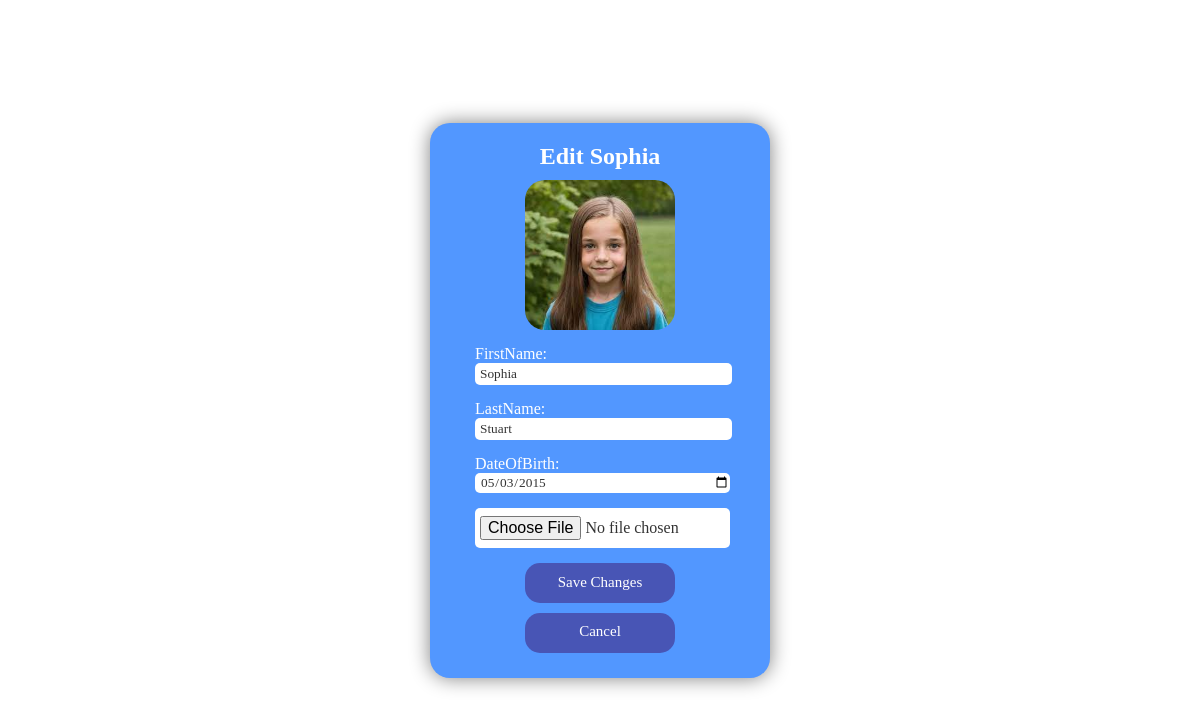
Screenshot of /edit_child/ (signed in) with the database file from the repository.
### chawtsApp/models.py (models this page shows, shortened)
class Child(models.Model):
    firstName = models.CharField(max_length=50)
    lastName = models.CharField(max_length=50)
    dateOfBirth = models.DateField(default=None)
    profile_picture = models.ImageField(upload_to=profilePicUniqueUpload,blank=True, null=True)
    parents = models.ManyToManyField(User, through='FamilyAssociation', related_name='children')
    shareCode = models.CharField(max_length=10, unique=True, blank=True, null=True)
    class Meta:
        db_table = "chawts_child"

### chawtsApp/views.py (the view)
# urls.py: path('edit_child/', views.edit_child, name='edit_child'),
@login_required
def edit_child(request):
    selected_child = None
    is_primary = False
    if 'selected_child_id' in request.session:
        selected_child = Child.objects.filter(id=request.session['selected_child_id'], parents=request.user).first()
        is_primary = FamilyAssociation.objects.filter(
                    parent=request.user,
                    child=selected_child,
                    is_primary=True
                ).exists()
    else:
        return redirect('dashboard')
    if(is_primary == False):
       return redirect('dashboard')
    if request.method == "POST":
        form = ChildEditForm(request.POST, request.FILES, instance=selected_child)
        if form.is_valid():
            form.save()
            return redirect('dashboard')
    else:
        form = ChildEditForm(instance=selected_child)
    return render(request, 'management/edit_child.html', {'form': form, 'selected_child': selected_child})

### chawtsApp/forms.py
class ChildEditForm(forms.ModelForm):
    class Meta:
        model = Child
        fields = ['firstName', 'lastName', 'dateOfBirth', 'profile_picture']
        widgets = {
            'dateOfBirth': forms.DateInput(attrs={'type': 'date'})
        }

### chawtsApp/templates/management/edit_child.html (shortened to what this page needs)
{% extends "base.html" %}
{% load static %}
{% block headExtra %}
    <link rel="stylesheet" href="{% static 'css/shared.css' %}" type="text/css">
{% endblock headExtra %}
{% block bodyExtra %}
    <main>
        <h2>Edit {{selected_child.firstName }}</h2>
        {% if selected_child.profile_picture %}
            <img class="pfp" src="{{ selected_child.profile_picture.url }}" alt="Profile Picture">
        {% else %}
            <img class="pfp" src="/static/images/default.jpg"/>
        {% endif %}
        <form class="form" method="post" enctype="multipart/form-data">
            {{ form.as_p }}
            <input class="button" id="button" type="submit" value="Save Changes">
            <a class="button" href="{% url 'dashboard' %}">Cancel</a>
        </form>
    </main>
{% endblock bodyExtra %}

### static/css/base.css (style rules this page uses)
:root { --col-primary-dark: rgb(72, 85, 181); --col-primary: rgb(82, 151, 255); --col-primary-light: rgb(156, 229, 255); --col-secondary: rgb(247, 155, 26); --col-neutral-light: rgb(255, 255, 255); --col-neutral-mid: rgb(234, 234, 234); --col-neutral-dark: rgb(51, 51, 51); --col-highlight: rgb(216, 17, 89); }
body { background-color:var(--color-shade-5); font-family: consolas; margin: 0; display: flex; }

### static/css/shared.css (style rules this page uses)
main { width:300px; padding:20px; background-color: var(--col-primary); border-radius: 20px; color:var(--col-neutral-light); box-shadow: 0px 0px 20px 0px grey; display: grid; place-items: center; }
.pfp { width: 150px; height: 150px; border-radius: 20px; margin:10px; }
h2 { padding:0px; margin:0px; }
.form { display: grid; place-items: center; height: min-content; }
input { width:250px; padding-left: 5px; height:20px; font-family: consolas; border-radius: 5px; border-width: 0; background-color: var(--col-neutral-light); color: var(--col-neutral-dark); transition: all 0.3s ease; }
p { width:250px; margin: 5px; margin-bottom: 10px; display: grid; grid-template-columns: 1fr; grid-template-rows: 1fr; }
input[type="file"] { width:250px; height:40px; justify-content: center; align-content: center; }
p:has(input[type="file"]) { font-size: 0; }
p:has(input[type="file"]) input { font-size: 16px; }
.button { box-sizing: border-box; display: inline-block; padding: 10px 10px; margin: 5px; width:150px; height:40px; font-size: 15px; text-align: center; background-color: var(--col-primary-dark); color: var(--col-neutral-light); border: none; border-radius: 15px; text-decoration: none; cursor: pointer; transition: background-color 0.3s ease; }

### rows the page displays
Child: firstName "Sophia", profile_picture (picture), lastName "Stuart", dateOfBirth "05/03/2015"
